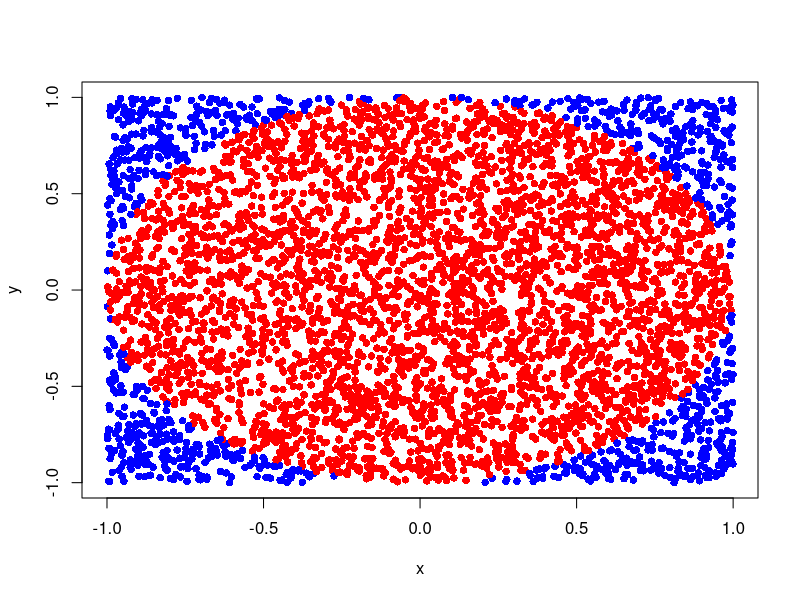
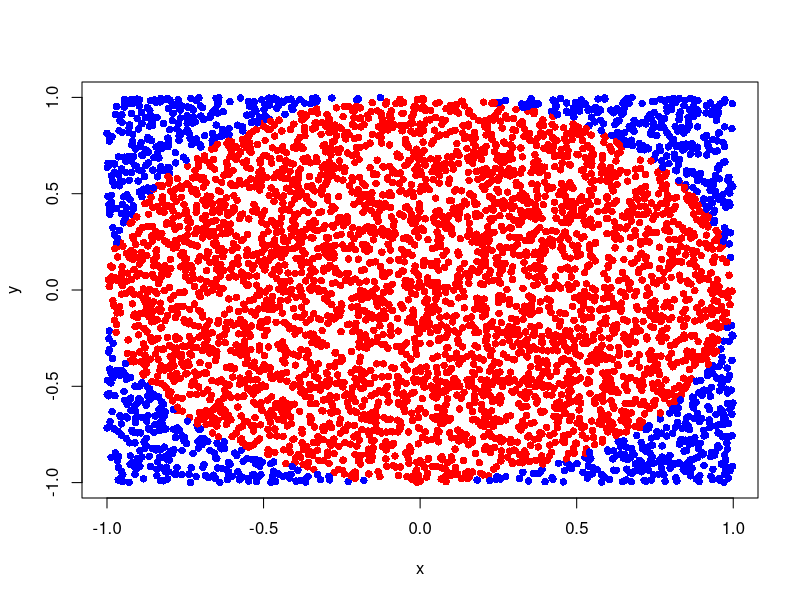
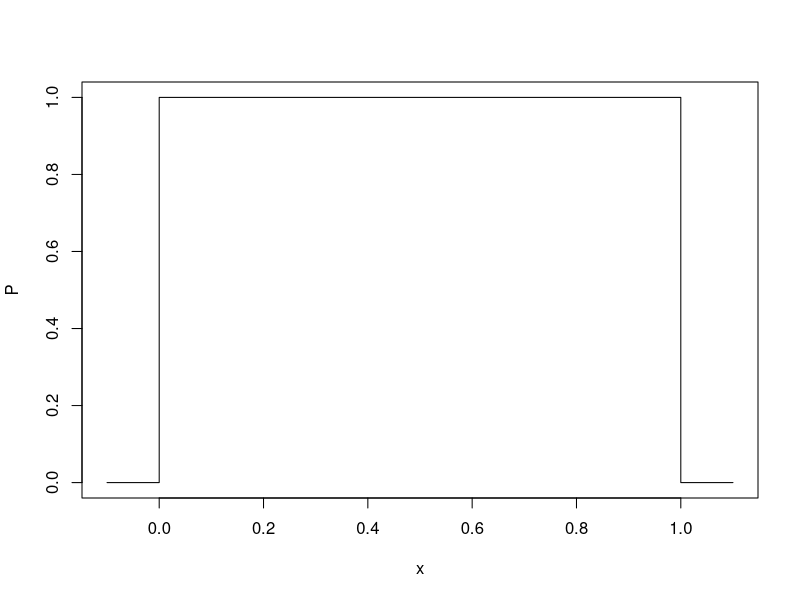

These figures' R source, in order:
## ---- chunk 1
N <- 5000
x <- runif(N, min=-1, max=1)
y <- runif(N, min=-1, max=1)
plot(x, y, pch=16, col=ifelse(x^2 + y^2 < 1, "red", "blue"))
## ---- chunk 2
N <- 5000
x <- runif(N, min=-1, max=1)
y <- runif(N, min=-1, max=1)
plot(x, y, pch=16, col=ifelse(x^2 + y^2 < 1, "red", "blue"))
## ---- chunk 3
x <- seq(0,1,length=200)
plot(c(-0.1, 0, x, 1, 1.1), c(0,0,dunif(x),0,0), type='l', xlab="x", ylab="P")
